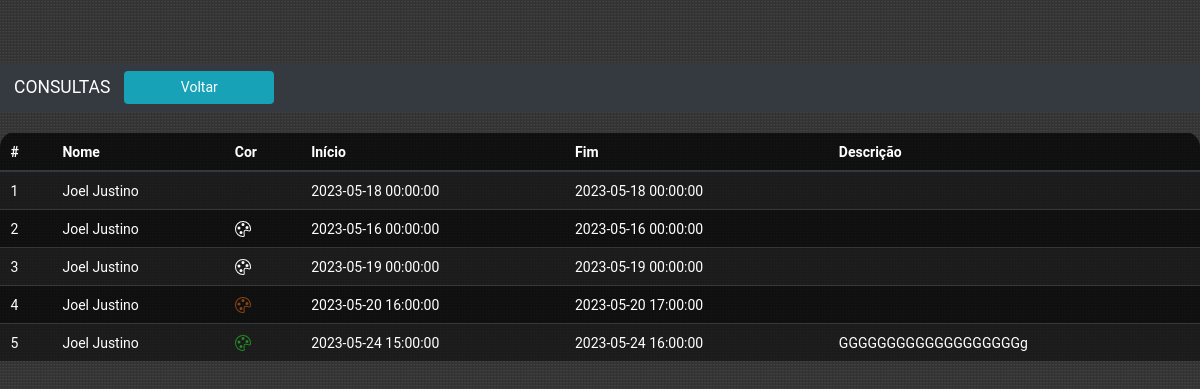
Page /php/editar_dados/consultas.php?nome=Joel Justino on the committed database.
### tables this page shows
CREATE TABLE `events` (
  `id` int(11) NOT NULL,
  `title` varchar(220) NOT NULL,
  `color` varchar(10) NOT NULL,
  `start` datetime NOT NULL,
  `end` datetime NOT NULL,
  `url` varchar(220) DEFAULT NULL
);

### php/editar_dados/consultas.php (the view, shortened to what this page needs)
<?php
	include_once('conexao.php');
	$nome = filter_input(INPUT_GET, 'nome');
	$sql = "SELECT * FROM events WHERE title = '$nome' ORDER BY id ASC";
	$result = $conn->query($sql);
?>
<html>
	<head>
		<?php include "./header.php"; ?>
	</head>
	<body>
		<nav class="navbar navbar-expand-lg navbar-dark bg-dark">
			<a class="navbar-brand" href="#">CONSULTAS</a>
			<div class="collapse navbar-collapse" id="navbarSupportedContent">
				<ul class="navbar-nav mr-auto">
					<li class="nav-item active">
							<button type="button" class="btn btn-info" style='width:150px;'><a href="index.php" style="text-decoration:none; color:white;">Voltar</a></button>
					</li>
				</ul>
			</div>
		</nav>
		<div id="tabela-dados">
			<table class="table table-striped table-dark table-bg">
			<thead>
				<tr>
				<th scope="col">#</th>
				<th scope="col">Nome</th>
				<th scope="col">Cor</th>
				<th scope="col">Início</th>
				<th scope="col">Fim</th>
				<th scope="col">Descrição</th>
				</tr>
			</thead>
			<tbody>
				<?php
					$contador = 0;
					while($user_data = mysqli_fetch_assoc($result)){
						$contador++;
						echo "<tr>";
						echo "<td>".$contador."</td>";
						echo "<td>".$user_data['title']."</td>";
						echo
						"<td>
							<svg xmlns='http://www.w3.org/2000/svg' width='16' height='16' fill='currentColor' class='bi bi-palette' viewBox='0 0 16 16' color='$user_data[color]'>
								<path d='M8 5a1.5 1.5 0 1 0 0-3 1.5 1.5 0 0 0 0 3zm4 3a1.5 1.5 0 1 0 0-3 1.5 1.5 0 0 0 0 3zM5.5 7a1.5 1.5 0 1 1-3 0 1.5 1.5 0 0 1 3 0zm.5 6a1.5 1.5 0 1 0 0-3 1.5 1.5 0 0 0 0 3z'/>
								<path d='M16 8c0 3.15-1.866 2.585-3.567 2.07C11.42 9.763 10.465 9.473 10 10c-.603.683-.475 1.819-.351 2.92C9.826 14.495 9.996 16 8 16a8 8 0 1 1 8-8zm-8 7c.611 0 .654-.171.655-.176.078-.146.124-.464.07-1.119-.014-.168-.037-.37-.061-.591-.052-.464-.112-1.005-.118-1.462-.01-.707.083-1.61.704-2.314.369-.417.845-.578 1.272-.618.404-.038.812.026 1.16.104.343.077.702.186 1.025.284l.028.008c.346.105.658.199.953.266.653.148.904.083.991.024C14.717 9.38 15 9.161 15 8a7 7 0 1 0-7 7z'/>
							</svg>
						</td>";
						echo "<td>".$user_data['start']."</td>";
						echo "<td>".$user_data['end']."</td>";
						echo "<td>".$user_data['url']."</td>";
						echo "</tr>";
					}
				?>
			</table>
		</div>
	</body>
</html>

### css/style.css (style rules this page uses)
* { font-family: 'Roboto', sans-serif; font-size: 14px; margin: 0; padding: 0; }
html { height: 100%; }
body { min-height: 100vh ; display: flex; flex-direction: column; background-image: url("../images/pattern.png"),url('../images/img-3.png'); background-position: 48% 61%; }
#tabela-dados { margin-top: 20px; }

### php/editar_dados/header.php (style rules this page uses)
body { background-image: url("../../images/pattern.png"); }

### php/editar_dados/consultas.php (style rules this page uses)
.table-bg { background: rgba(0,0,0,0.7); border-radius: 15px 15px 0 0; }

### rows in the picture
events: title "Joel Justino", start "2023-05-18 00:00:00", end "2023-05-18 00:00:00"
events: title "Joel Justino", start "2023-05-16 00:00:00", end "2023-05-16 00:00:00"
events: title "Joel Justino", start "2023-05-19 00:00:00", end "2023-05-19 00:00:00"
events: title "Joel Justino", start "2023-05-20 16:00:00", end "2023-05-20 17:00:00"
events: title "Joel Justino", start "2023-05-24 15:00:00", end "2023-05-24 16:00:00", url "GGGGGGGGGGGGGGGGGGGg"
